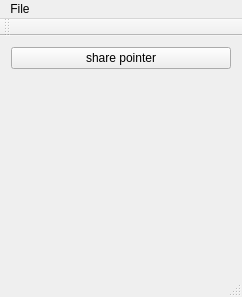
<?xml version="1.0" encoding="UTF-8"?>
<ui version="4.0">
 <class>SN_PointerUI</class>
 <widget class="QMainWindow" name="SN_PointerUI">
  <property name="geometry">
   <rect>
    <x>0</x>
    <y>0</y>
    <width>242</width>
    <height>297</height>
   </rect>
  </property>
  <property name="windowTitle">
   <string>SAGENext Pointer</string>
  </property>
  <widget class="QWidget" name="centralWidget">
   <layout class="QHBoxLayout" name="horizontalLayout">
    <item>
     <layout class="QVBoxLayout" name="verticalLayout" stretch="0,0">
      <property name="sizeConstraint">
       <enum>QLayout::SetDefaultConstraint</enum>
      </property>
      <item>
       <widget class="QPushButton" name="hookMouseBtn">
        <property name="text">
         <string>share pointer</string>
        </property>
       </widget>
      </item>
      <item>
       <widget class="QLabel" name="isConnectedLabel">
        <property name="text">
         <string/>
        </property>
        <property name="scaledContents">
         <bool>true</bool>
        </property>
        <property name="alignment">
         <set>Qt::AlignCenter</set>
        </property>
       </widget>
      </item>
     </layout>
    </item>
   </layout>
  </widget>
  <widget class="QMenuBar" name="menuBar">
   <property name="geometry">
    <rect>
     <x>0</x>
     <y>0</y>
     <width>242</width>
     <height>22</height>
    </rect>
   </property>
   <widget class="QMenu" name="menuFile">
    <property name="title">
     <string>File</string>
    </property>
    <addaction name="actionNew_Connection"/>
    <addaction name="actionOpen_Media"/>
   </widget>
   <addaction name="menuFile"/>
  </widget>
  <widget class="QToolBar" name="mainToolBar">
   <attribute name="toolBarArea">
    <enum>TopToolBarArea</enum>
   </attribute>
   <attribute name="toolBarBreak">
    <bool>false</bool>
   </attribute>
  </widget>
  <widget class="QStatusBar" name="statusBar"/>
  <action name="actionOpen_Media">
   <property name="icon">
    <iconset resource="resources.qrc">
     <normaloff>:/images/opendir_128.png</normaloff>
     <normalon>:/images/opendir_128.png</normalon>:/images/opendir_128.png</iconset>
   </property>
   <property name="text">
    <string>Open Media</string>
   </property>
   <property name="shortcut">
    <string>Ctrl+O</string>
   </property>
  </action>
  <action name="actionNew_Connection">
   <property name="icon">
    <iconset>
     <normaloff>images/connect_128.png</normaloff>
     <normalon>:/images/connect_128.png</normalon>images/connect_128.png</iconset>
   </property>
   <property name="text">
    <string>New Connection</string>
   </property>
   <property name="shortcut">
    <string>Ctrl+N</string>
   </property>
  </action>
  <action name="actionPointer_Name">
   <property name="text">
    <string>Settings</string>
   </property>
  </action>
  <action name="actionSettings">
   <property name="text">
    <string>Settings</string>
   </property>
   <property name="shortcut">
    <string>Ctrl+,</string>
   </property>
  </action>
  <action name="actionShare_desktop">
   <property name="icon">
    <iconset>
     <normalon>:/images/vnc_128.png</normalon>
    </iconset>
   </property>
   <property name="text">
    <string>share desktop</string>
   </property>
   <property name="toolTip">
    <string>VNC sharing</string>
   </property>
  </action>
  <action name="actionSend_text">
   <property name="icon">
    <iconset>
     <normalon>:/images/letter_T_48.png</normalon>
    </iconset>
   </property>
   <property name="text">
    <string>send text</string>
   </property>
   <property name="toolTip">
    <string>Send text to current application</string>
   </property>
  </action>
 </widget>
 <layoutdefault spacing="6" margin="11"/>
 <resources>
  <include location="resources.qrc"/>
 </resources>
 <connections/>
</ui>
